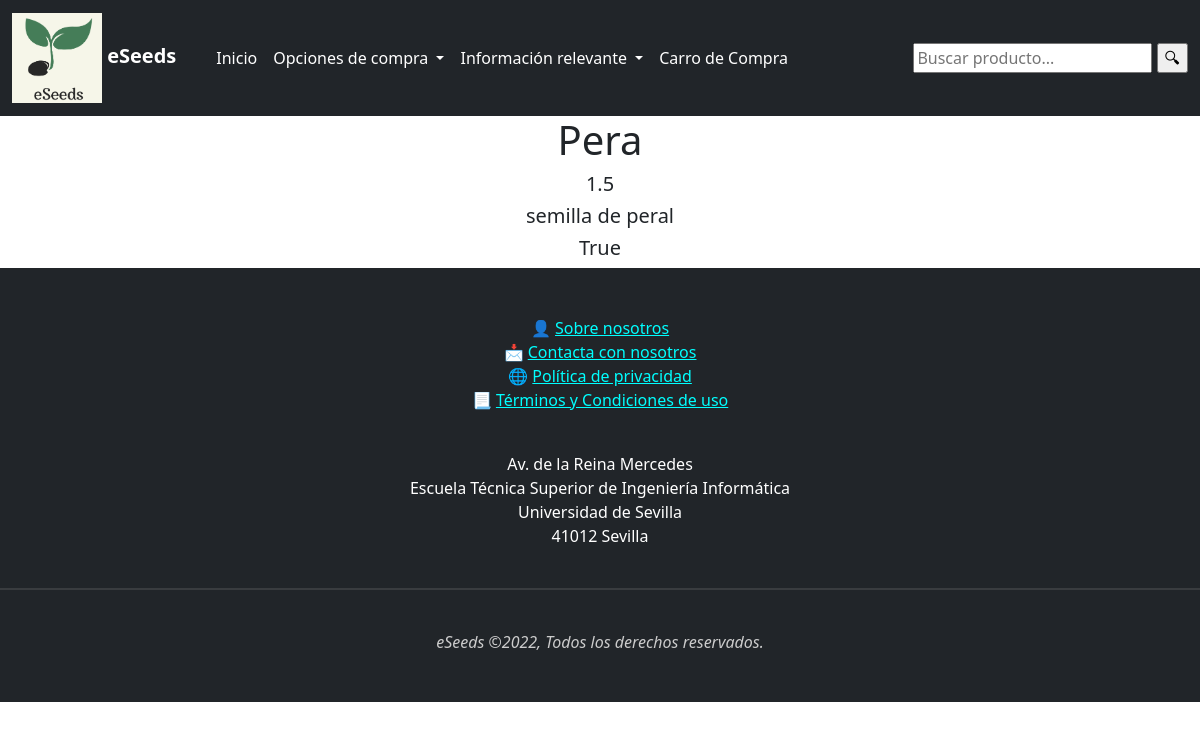
The app's page /catalogo/2/ with its own data.
### eSeeds/models.py (models this page shows, shortened)
class Producto(models.Model):
    nombre = models.CharField(max_length= 100, blank=False, null=False)
    precio = models.FloatField(null=False)
    descripcion = models.TextField(max_length=255, blank=False, null=False)
    disponibilidad = models.BooleanField(blank=False, null=False)
    imagen = models.ImageField(null=True, upload_to='eSeeds/static/media')

### eSeeds/views.py (the view, shortened to what this page needs)
# urls.py: path('catalogo/<int:producto_id>/', views.detalles_producto, name="producto"),
def detalles_producto(request, producto_id):
    if request.method == 'GET':
        producto = get_object_or_404(Producto, pk=producto_id)
        return render(request, 'producto.html', {'producto': producto}) #se le pasa lo que está entre ''

### eSeeds/context_processor.py (called while the page is built)
def total_carro(request):
    total = 0
    if request.user.is_authenticated:
        if "carro" in request.session.keys():
            for key, value in request.session["carro"].items():
                total += int(value["acumulado"])
    return {"total_carro": total}

### eSeeds/templates/producto.html (shortened to what this page needs)
{% extends 'base.html' %}
{% block content %}
    <head>
        <link href="https://cdn.jsdelivr.net/npm/bootstrap@5.2.2/dist/css/bootstrap.min.css" rel="stylesheet">
    </head>
    <body>
        <div class="container" style="text-align:center">
            <h1 class="titulo-producto">{{producto.nombre}}</h1>
            <div class="row" style="text-align:center">
                <h5>{{producto.precio}}</h5>
                <h5>{{producto.descripcion}}</h5>
                <h5>{{producto.disponibilidad}}</h5>
            </div>
        </div>
    </body>
{% endblock %}

### records on screen
Producto: nombre "Pera", precio "1.5", descripcion "semilla de peral", disponibilidad "True"
